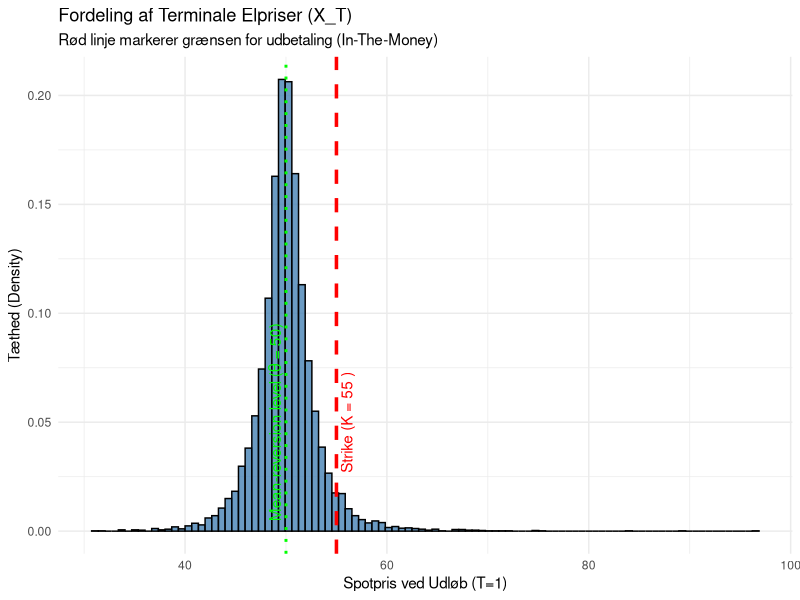
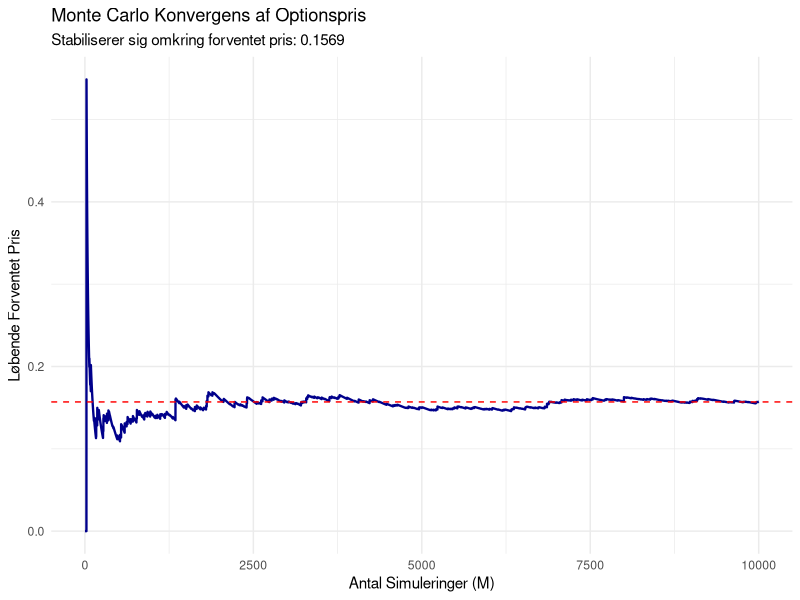

Recreate these plots in R, in order.



data <- readr::read_csv(
  file = "data/sim_prices.csv"
)  |> 
  dplyr::as_tibble()

strike <- 55 

dat <- data  |> 
  dplyr::mutate(
    payoff = base::pmax(X - strike, 0)
  )  


mc_price <- mean(dat$payoff)
mc_sd <- sd(dat$payoff)
mc_se <- mc_sd / sqrt(nrow(data))

ci_lower <- mc_price - 1.96 * mc_se
ci_upper <- mc_price + 1.96 * mc_se

cat(sprintf("Forventet Pris: %.4f\n", mc_price))
cat(sprintf("Standard Error: %.5f\n", mc_se))
cat(sprintf("95%% Konfidensinterval: [%.4f, %.4f]\n", ci_lower, ci_upper))




prob_itm <- mean(dat$X > strike) * 100
cond_payoff <- mean(dat$payoff[dat$payoff > 0])

cat(sprintf("Sandsynlighed for ITM: %.2f%%\n", prob_itm))
cat(sprintf("Gennemsnitlig udbetaling NÅR vi er ITM: %.2f\n", cond_payoff))


library(ggplot2)

ggplot(dat, aes(x = X)) +
  geom_histogram(aes(y = ..density..), bins = 100, fill = "steelblue", color = "black", alpha = 0.8) +
  geom_vline(xintercept = strike, color = "red", linetype = "dashed", size = 1.2) +
  geom_vline(xintercept = 50, color = "green", linetype = "dotted", size = 1) +
  annotate("text", x = strike + 1, y = 0.05, label = paste("Strike (K =", strike, ")"), color = "red", angle = 90) +
  annotate("text", x = 49, y = 0.05, label = expression("Mean-reversion level (" * theta * " = 50)"), color = "green", angle = 90) +
  theme_minimal() +
  labs(title = "Fordeling af Terminale Elpriser (X_T)",
       subtitle = "Rød linje markerer grænsen for udbetaling (In-The-Money)",
       x = "Spotpris ved Udløb (T=1)",
       y = "Tæthed (Density)")



# Beregn det løbende gennemsnit af prisen
dat <- dat |> 
  dplyr::mutate(
    sim_nummer = dplyr::row_number(),
    running_mean = cumsum(payoff) / sim_nummer
  )

# Plot konvergensen
ggplot(dat, aes(x = sim_nummer, y = running_mean)) +
  geom_line(color = "darkblue", size = 0.8) +
  geom_hline(yintercept = mc_price, color = "red", linetype = "dashed") +
  theme_minimal() +
  labs(
    title = "Monte Carlo Konvergens af Optionspris",
    subtitle = sprintf("Stabiliserer sig omkring forventet pris: %.4f", mc_price),
    x = "Antal Simuleringer (M)",
    y = "Løbende Forventet Pris"
  )
